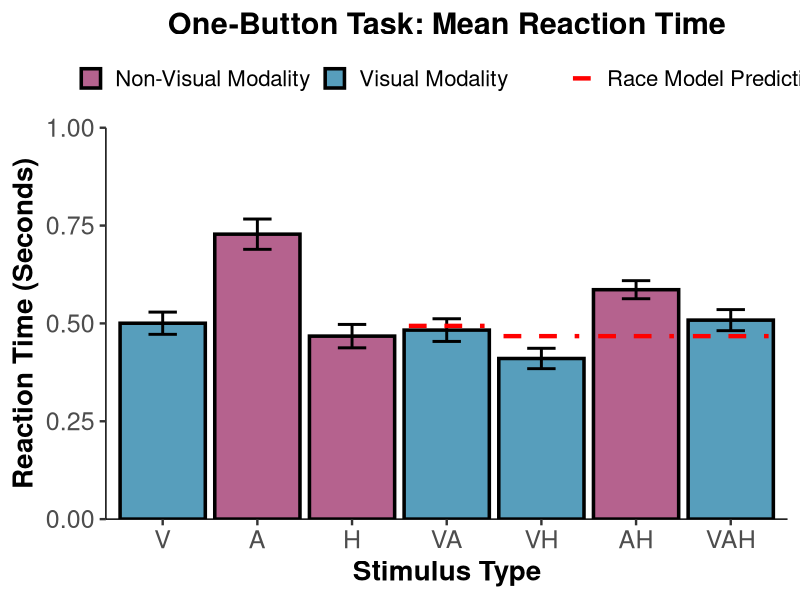
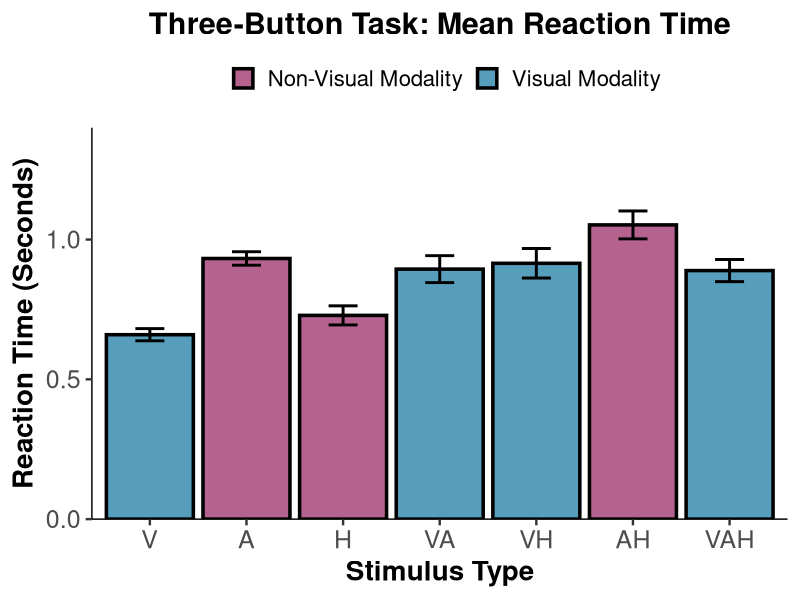
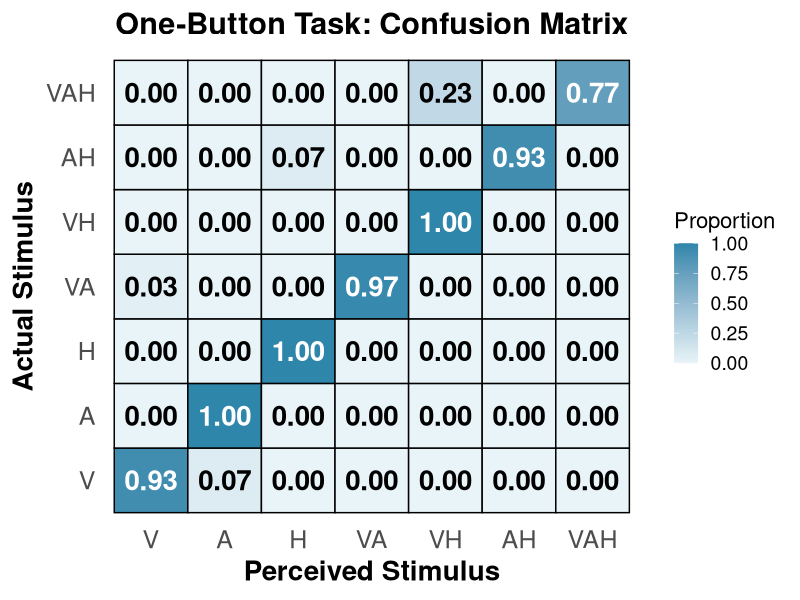
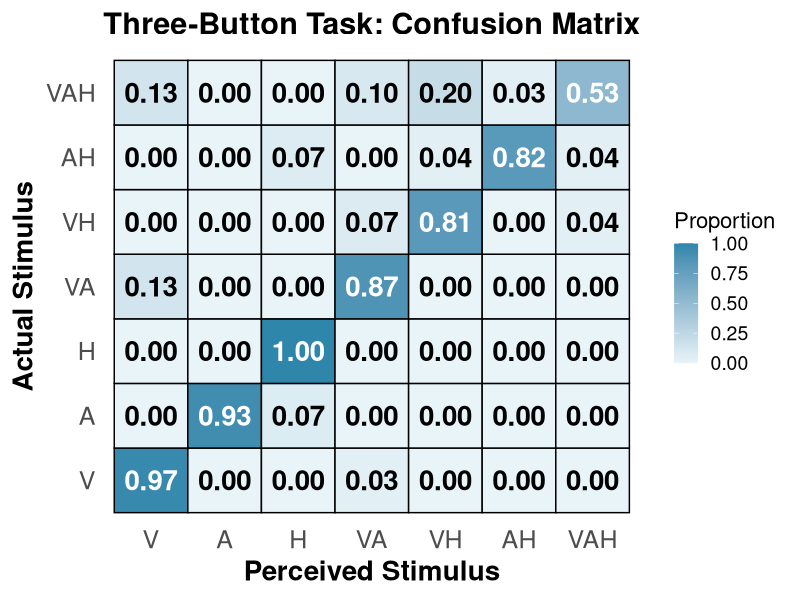

Here is the R script that generated these plots, in order: (Note: this script raises an error after producing the figures.)
# ============================================================================
# Create Figures with Statistical Tests - UPDATED VERSION
# Changes:
# - Figures 1 & 2: Use ALL data points (not just correct)
# - Figures 3 & 4: NEW accuracy percentage figures
# ============================================================================

# Load libraries
library(dplyr)
library(readr)
library(ggplot2)

# ============================================================================
# STEP 1: Load and Prepare Data
# ============================================================================

# Set your working directory
setwd("/Users/dylanpham/Documents/GitHub/Reaction-Time-App-Mohala-Lab-")

# Load one-button data
one_button_1 <- read_csv("one_button_reaction_data_1.csv")
one_button_2 <- read_csv("one_button_reaction_data_2.csv")
one_button_3 <- read_csv("one_button_reaction_data_3.csv")

# Load three-button data
three_button_1 <- read_csv("three_button_reaction_data_1.csv")
three_button_2 <- read_csv("three_button_reaction_data_2.csv")
three_button_3 <- read_csv("three_button_reaction_data_3.csv")

# Combine datasets
one_button <- bind_rows(one_button_1, one_button_2, one_button_3)
three_button <- bind_rows(three_button_1, three_button_2, three_button_3)

# Filter for correct responses only (for statistical tests)
one_correct <- one_button[one_button$FeltCorrectly == "YES", ]
three_correct <- three_button[three_button$FeltCorrectly == "YES", ]

cat("One-button total trials:", nrow(one_button), "\n")
cat("One-button correct trials:", nrow(one_correct), "\n")
cat("Three-button total trials:", nrow(three_button), "\n")
cat("Three-button correct trials:", nrow(three_correct), "\n")

# ============================================================================
# STEP 2: Calculate Race Model Predictions & Statistical Tests
# ============================================================================

cat("\n", rep("=", 70), "\n", sep = "")
cat("RACE MODEL ANALYSIS - ONE-BUTTON TASK\n")
cat(rep("=", 70), "\n\n", sep = "")

# Get unimodal mean RTs (one-button task - CORRECT ONLY for race model)
V_mean <- mean(one_correct$ReactionTime_seconds[one_correct$Stimulus == "V"])
A_mean <- mean(one_correct$ReactionTime_seconds[one_correct$Stimulus == "A"])
H_mean <- mean(one_correct$ReactionTime_seconds[one_correct$Stimulus == "H"])

cat("Unimodal Mean RTs:\n")
cat(sprintf("  V alone: %.3f s\n", V_mean))
cat(sprintf("  A alone: %.3f s\n", A_mean))
cat(sprintf("  H alone: %.3f s\n", H_mean))

# Calculate race model predictions
race_predictions <- data.frame(
  Stimulus = c("VA", "VH", "AH", "VAH"),
  RaceModel = c(
    min(V_mean, A_mean),
    min(V_mean, H_mean),
    min(A_mean, H_mean),
    min(V_mean, A_mean, H_mean)
  )
)

cat("\n", "Race Model Predictions:\n")
print(race_predictions)

# ============================================================================
# STATISTICAL TESTS - ONE-BUTTON TASK
# ============================================================================

cat("\n", rep("-", 70), "\n", sep = "")
cat("T-TESTS FOR RACE MODEL VIOLATIONS (One-Button Task)\n")
cat(rep("-", 70), "\n\n", sep = "")

# Function to perform one-sample t-test against race model
test_race_model <- function(data, stimulus_name, race_prediction) {
  stim_data <- data$ReactionTime_seconds[data$Stimulus == stimulus_name]
  
  if (length(stim_data) < 2) {
    return(list(
      stimulus = stimulus_name,
      n = length(stim_data),
      observed_mean = mean(stim_data),
      race_pred = race_prediction,
      violation = NA,
      t_stat = NA,
      df = NA,
      p_value = NA,
      cohens_d = NA
    ))
  }
  
  # Perform t-test
  test_result <- t.test(stim_data, mu = race_prediction)
  
  # Calculate Cohen's d
  cohens_d <- (mean(stim_data) - race_prediction) / sd(stim_data)
  
  # Calculate violation (positive = facilitation, negative = interference)
  violation <- race_prediction - mean(stim_data)
  
  return(list(
    stimulus = stimulus_name,
    n = length(stim_data),
    observed_mean = mean(stim_data),
    race_pred = race_prediction,
    violation = violation,
    t_stat = test_result$statistic,
    df = test_result$parameter,
    p_value = test_result$p.value,
    cohens_d = cohens_d
  ))
}

# Test each multimodal condition
results_one_button <- list()

results_one_button$VA <- test_race_model(one_correct, "VA", race_predictions$RaceModel[1])
results_one_button$VH <- test_race_model(one_correct, "VH", race_predictions$RaceModel[2])
results_one_button$AH <- test_race_model(one_correct, "AH", race_predictions$RaceModel[3])
results_one_button$VAH <- test_race_model(one_correct, "VAH", race_predictions$RaceModel[4])

# Print results
for (result in results_one_button) {
  cat(sprintf("\n%s Condition:\n", result$stimulus))
  cat(sprintf("  Observed RT:     %.3f s (n=%d)\n", result$observed_mean, result$n))
  cat(sprintf("  Race Prediction: %.3f s\n", result$race_pred))
  cat(sprintf("  Violation:       %+.0f ms ", result$violation * 1000))
  if (!is.na(result$violation)) {
    if (result$violation > 0) {
      cat("(FACILITATION)\n")
    } else {
      cat("(INTERFERENCE)\n")
    }
  } else {
    cat("\n")
  }
  
  if (!is.na(result$p_value)) {
    cat(sprintf("  t(%d) = %.2f, p = %.4f", result$df, result$t_stat, result$p_value))
    if (result$p_value < 0.001) {
      cat(" ***")
    } else if (result$p_value < 0.01) {
      cat(" **")
    } else if (result$p_value < 0.05) {
      cat(" *")
    }
    cat("\n")
    cat(sprintf("  Cohen's d = %.2f\n", result$cohens_d))
  }
}

# ============================================================================
# COLAVITA EFFECT ANALYSIS - ONE-BUTTON TASK
# ============================================================================

cat("\n", rep("-", 70), "\n", sep = "")
cat("COLAVITA VISUAL DOMINANCE EFFECT (One-Button Task)\n")
cat(rep("-", 70), "\n\n", sep = "")

# Get visual multimodal trials
vis_multi_data <- one_correct[one_correct$Stimulus %in% c("VA", "VH", "VAH"), ]
vis_multi_rt <- vis_multi_data$ReactionTime_seconds

# Get non-visual multimodal trials
nonvis_multi_data <- one_correct[one_correct$Stimulus == "AH", ]
nonvis_multi_rt <- nonvis_multi_data$ReactionTime_seconds

cat(sprintf("Visual Multimodal (VA, VH, VAH):\n"))
cat(sprintf("  Mean RT: %.3f s (n=%d)\n", mean(vis_multi_rt), length(vis_multi_rt)))
cat(sprintf("  SD:      %.3f s\n", sd(vis_multi_rt)))

cat(sprintf("\nNon-Visual Multimodal (AH):\n"))
cat(sprintf("  Mean RT: %.3f s (n=%d)\n", mean(nonvis_multi_rt), length(nonvis_multi_rt)))
cat(sprintf("  SD:      %.3f s\n", sd(nonvis_multi_rt)))

# Independent samples t-test
colavita_test <- t.test(vis_multi_rt, nonvis_multi_rt)

# Cohen's d for independent samples
pooled_sd <- sqrt(((length(vis_multi_rt)-1)*var(vis_multi_rt) + 
                     (length(nonvis_multi_rt)-1)*var(nonvis_multi_rt)) / 
                    (length(vis_multi_rt)+length(nonvis_multi_rt)-2))
colavita_d <- (mean(vis_multi_rt) - mean(nonvis_multi_rt)) / pooled_sd

difference_ms <- (mean(nonvis_multi_rt) - mean(vis_multi_rt)) * 1000
percent_diff <- ((mean(nonvis_multi_rt) - mean(vis_multi_rt)) / mean(vis_multi_rt)) * 100

cat(sprintf("\nColavita Effect:\n"))
cat(sprintf("  Difference:  %.0f ms (%.1f%% faster)\n", difference_ms, percent_diff))
cat(sprintf("  t(%.1f) = %.2f, p = %.4f", colavita_test$parameter, 
            colavita_test$statistic, colavita_test$p.value))
if (colavita_test$p.value < 0.001) {
  cat(" ***")
} else if (colavita_test$p.value < 0.01) {
  cat(" **")
} else if (colavita_test$p.value < 0.05) {
  cat(" *")
}
cat("\n")
cat(sprintf("  Cohen's d = %.2f\n", colavita_d))

# ============================================================================
# THREE-BUTTON TASK STATISTICS
# ============================================================================

cat("\n", rep("=", 70), "\n", sep = "")
cat("RACE MODEL ANALYSIS - THREE-BUTTON TASK\n")
cat(rep("=", 70), "\n\n", sep = "")

# Get unimodal mean RTs (three-button task)
V_mean_3 <- mean(three_correct$RT1_seconds[three_correct$Stimulus == "V"], na.rm = TRUE)
A_mean_3 <- mean(three_correct$RT1_seconds[three_correct$Stimulus == "A"], na.rm = TRUE)
H_mean_3 <- mean(three_correct$RT1_seconds[three_correct$Stimulus == "H"], na.rm = TRUE)

cat("Unimodal Mean RTs:\n")
cat(sprintf("  V alone: %.3f s\n", V_mean_3))
cat(sprintf("  A alone: %.3f s\n", A_mean_3))
cat(sprintf("  H alone: %.3f s\n", H_mean_3))

# Race model for three-button
race_predictions_3 <- data.frame(
  Stimulus = c("VA", "VH", "AH", "VAH"),
  RaceModel = c(
    min(V_mean_3, A_mean_3),
    min(V_mean_3, H_mean_3),
    min(A_mean_3, H_mean_3),
    min(V_mean_3, A_mean_3, H_mean_3)
  )
)

cat("\nRace Model Predictions:\n")
print(race_predictions_3)

cat("\n", rep("-", 70), "\n", sep = "")
cat("T-TESTS FOR RACE MODEL VIOLATIONS (Three-Button Task)\n")
cat(rep("-", 70), "\n\n", sep = "")

# Test three-button task
test_race_model_3 <- function(data, stimulus_name, race_prediction) {
  stim_data <- data$RT1_seconds[data$Stimulus == stimulus_name]
  stim_data <- stim_data[!is.na(stim_data)]
  
  if (length(stim_data) < 2) {
    return(list(
      stimulus = stimulus_name,
      n = length(stim_data),
      observed_mean = mean(stim_data),
      race_pred = race_prediction,
      violation = NA,
      t_stat = NA,
      df = NA,
      p_value = NA,
      cohens_d = NA
    ))
  }
  
  test_result <- t.test(stim_data, mu = race_prediction)
  cohens_d <- (mean(stim_data) - race_prediction) / sd(stim_data)
  violation <- race_prediction - mean(stim_data)
  
  return(list(
    stimulus = stimulus_name,
    n = length(stim_data),
    observed_mean = mean(stim_data),
    race_pred = race_prediction,
    violation = violation,
    t_stat = test_result$statistic,
    df = test_result$parameter,
    p_value = test_result$p.value,
    cohens_d = cohens_d
  ))
}

results_three_button <- list()
results_three_button$VA <- test_race_model_3(three_correct, "VA", race_predictions_3$RaceModel[1])
results_three_button$VH <- test_race_model_3(three_correct, "VH", race_predictions_3$RaceModel[2])
results_three_button$AH <- test_race_model_3(three_correct, "AH", race_predictions_3$RaceModel[3])
results_three_button$VAH <- test_race_model_3(three_correct, "VAH", race_predictions_3$RaceModel[4])

for (result in results_three_button) {
  cat(sprintf("\n%s Condition:\n", result$stimulus))
  cat(sprintf("  Observed RT:     %.3f s (n=%d)\n", result$observed_mean, result$n))
  cat(sprintf("  Race Prediction: %.3f s\n", result$race_pred))
  cat(sprintf("  Violation:       %+.0f ms ", result$violation * 1000))
  if (!is.na(result$violation)) {
    if (result$violation > 0) {
      cat("(FACILITATION)\n")
    } else {
      cat("(INTERFERENCE)\n")
    }
  } else {
    cat("\n")
  }
  
  if (!is.na(result$p_value)) {
    cat(sprintf("  t(%d) = %.2f, p = %.4f", result$df, result$t_stat, result$p_value))
    if (result$p_value < 0.001) {
      cat(" ***")
    } else if (result$p_value < 0.01) {
      cat(" **")
    } else if (result$p_value < 0.05) {
      cat(" *")
    }
    cat("\n")
    cat(sprintf("  Cohen's d = %.2f\n", result$cohens_d))
  }
}

# Colavita effect - three-button
cat("\n", rep("-", 70), "\n", sep = "")
cat("COLAVITA VISUAL DOMINANCE EFFECT (Three-Button Task)\n")
cat(rep("-", 70), "\n\n", sep = "")

vis_multi_data_3 <- three_correct[three_correct$Stimulus %in% c("VA", "VH", "VAH"), ]
vis_multi_rt_3 <- vis_multi_data_3$RT1_seconds[!is.na(vis_multi_data_3$RT1_seconds)]

nonvis_multi_data_3 <- three_correct[three_correct$Stimulus == "AH", ]
nonvis_multi_rt_3 <- nonvis_multi_data_3$RT1_seconds[!is.na(nonvis_multi_data_3$RT1_seconds)]

cat(sprintf("Visual Multimodal (VA, VH, VAH):\n"))
cat(sprintf("  Mean RT: %.3f s (n=%d)\n", mean(vis_multi_rt_3), length(vis_multi_rt_3)))
cat(sprintf("  SD:      %.3f s\n", sd(vis_multi_rt_3)))

cat(sprintf("\nNon-Visual Multimodal (AH):\n"))
cat(sprintf("  Mean RT: %.3f s (n=%d)\n", mean(nonvis_multi_rt_3), length(nonvis_multi_rt_3)))
cat(sprintf("  SD:      %.3f s\n", sd(nonvis_multi_rt_3)))

colavita_test_3 <- t.test(vis_multi_rt_3, nonvis_multi_rt_3)

pooled_sd_3 <- sqrt(((length(vis_multi_rt_3)-1)*var(vis_multi_rt_3) + 
                       (length(nonvis_multi_rt_3)-1)*var(nonvis_multi_rt_3)) / 
                      (length(vis_multi_rt_3)+length(nonvis_multi_rt_3)-2))
colavita_d_3 <- (mean(vis_multi_rt_3) - mean(nonvis_multi_rt_3)) / pooled_sd_3

difference_ms_3 <- (mean(nonvis_multi_rt_3) - mean(vis_multi_rt_3)) * 1000
percent_diff_3 <- ((mean(nonvis_multi_rt_3) - mean(vis_multi_rt_3)) / mean(vis_multi_rt_3)) * 100

cat(sprintf("\nColavita Effect:\n"))
cat(sprintf("  Difference:  %.0f ms (%.1f%% faster)\n", difference_ms_3, percent_diff_3))
cat(sprintf("  t(%.1f) = %.2f, p = %.4f", colavita_test_3$parameter, 
            colavita_test_3$statistic, colavita_test_3$p.value))
if (colavita_test_3$p.value < 0.001) {
  cat(" ***")
} else if (colavita_test_3$p.value < 0.01) {
  cat(" **")
} else if (colavita_test_3$p.value < 0.05) {
  cat(" *")
}
cat("\n")
cat(sprintf("  Cohen's d = %.2f\n", colavita_d_3))

# ============================================================================
# FIGURE 1: ONE-BUTTON TASK - MEAN RT (ALL DATA POINTS)
# ============================================================================

cat("\n", rep("=", 70), "\n", sep = "")
cat("CREATING FIGURES\n")
cat(rep("=", 70), "\n\n", sep = "")

# Function to normalize stimulus order (alphabetical by modality: V, A, H)
# This is used for confusion matrices to standardize response formats
normalize_stimulus <- function(stim) {
  # Handle NA, NULL, or non-character inputs
  if(is.null(stim) || length(stim) == 0) return(NA_character_)
  if(is.na(stim)) return(NA_character_)
  
  # Convert to character if not already
  stim <- as.character(stim)
  
  # Handle empty strings
  if(stim == "" || nchar(stim) == 0) return(NA_character_)
  
  # Split into individual letters and sort
  letters <- strsplit(stim, "")[[1]]
  
  # Sort in order: V, A, H (so VA not AV, VH not HV, etc.)
  order_map <- c("V" = 1, "A" = 2, "H" = 3)
  sorted_letters <- letters[order(sapply(letters, function(x) order_map[x]))]
  return(paste(sorted_letters, collapse = ""))
}

# Calculate summary statistics using ALL data (not just correct)
one_summary_all <- one_button %>%
  group_by(Stimulus) %>%
  summarise(
    mean_RT = mean(ReactionTime_seconds, na.rm = TRUE),
    sem_RT = sd(ReactionTime_seconds, na.rm = TRUE) / sqrt(n()),
    .groups = 'drop'
  )

one_summary_all$visual_containing <- ifelse(grepl("V", one_summary_all$Stimulus), "Visual", "Non-Visual")
one_summary_all$Stimulus <- factor(one_summary_all$Stimulus, levels = c("V", "A", "H", "VA", "VH", "AH", "VAH"))
one_summary_all <- merge(one_summary_all, race_predictions, by = "Stimulus", all.x = TRUE)

# Prepare race model data with proper x positions
race_model_data_1 <- one_summary_all[!is.na(one_summary_all$RaceModel), ]
race_model_data_1$x_start <- as.numeric(race_model_data_1$Stimulus) - 0.4
race_model_data_1$x_end <- as.numeric(race_model_data_1$Stimulus) + 0.4

# Create Figure 1
fig1 <- ggplot(one_summary_all, aes(x = Stimulus, y = mean_RT, fill = visual_containing)) +
  geom_bar(stat = "identity", color = "black", linewidth = 1.2, alpha = 0.8) +
  geom_errorbar(aes(ymin = mean_RT - sem_RT, ymax = mean_RT + sem_RT),
                width = 0.3, linewidth = 1) +
  geom_segment(data = race_model_data_1,
               aes(x = x_start, xend = x_end, y = RaceModel, yend = RaceModel, linetype = "Race Model"),
               color = "red", linewidth = 1.5,
               inherit.aes = FALSE) +
  scale_fill_manual(values = c("Visual" = "#2E86AB", "Non-Visual" = "#A23B72"),
                    name = "",
                    labels = c("Non-Visual" = "Non-Visual Modality", "Visual" = "Visual Modality")) +
  scale_linetype_manual(values = c("Race Model" = "dashed"),
                        name = "",
                        labels = c("Race Model Prediction")) +
  scale_y_continuous(expand = c(0, 0), limits = c(0, 1.0)) +
  labs(
    title = "One-Button Task: Mean Reaction Time",
    x = "Stimulus Type",
    y = "Reaction Time (Seconds)"
  ) +
  theme_classic(base_size = 18) +
  theme(
    plot.title = element_text(face = "bold", size = 22, hjust = 0.5),
    axis.title = element_text(face = "bold", size = 20),
    axis.text = element_text(size = 18),
    axis.text.x = element_text(size = 18),
    axis.text.y = element_text(size = 18),
    legend.position = "top",
    legend.text = element_text(size = 16),
    axis.line = element_line(color = "black",
                             linewidth = 0.5,
                             linetype = 1))

ggsave("Figure1_OneButton_MeanRT_AllTrials.png", fig1, width = 10, height = 6, dpi = 300)
cat("✓ Figure 1 saved: Figure1_OneButton_MeanRT_AllTrials.png\n")

# ============================================================================
# FIGURE 2: THREE-BUTTON TASK - MEAN RT (ALL DATA POINTS)
# ============================================================================

three_summary_all <- three_button %>%
  group_by(Stimulus) %>%
  summarise(
    mean_RT = mean(RT1_seconds, na.rm = TRUE),
    sem_RT = sd(RT1_seconds, na.rm = TRUE) / sqrt(n()),
    .groups = 'drop'
  )

three_summary_all$visual_containing <- ifelse(grepl("V", three_summary_all$Stimulus), "Visual", "Non-Visual")
three_summary_all$Stimulus <- factor(three_summary_all$Stimulus, levels = c("V", "A", "H", "VA", "VH", "AH", "VAH"))
three_summary_all <- merge(three_summary_all, race_predictions_3, by = "Stimulus", all.x = TRUE)

race_model_data_3 <- three_summary_all[!is.na(three_summary_all$RaceModel), ]
race_model_data_3$x_start <- as.numeric(race_model_data_3$Stimulus) - 0.4
race_model_data_3$x_end <- as.numeric(race_model_data_3$Stimulus) + 0.4

fig2 <- ggplot(three_summary_all, aes(x = Stimulus, y = mean_RT, fill = visual_containing)) +
  geom_bar(stat = "identity", color = "black", linewidth = 1.2, alpha = 0.8) +
  geom_errorbar(aes(ymin = mean_RT - sem_RT, ymax = mean_RT + sem_RT),
                width = 0.3, linewidth = 1) +
  scale_fill_manual(values = c("Visual" = "#2E86AB", "Non-Visual" = "#A23B72"),
                    name = "",
                    labels = c("Non-Visual" = "Non-Visual Modality", "Visual" = "Visual Modality")) +
  scale_y_continuous(expand = c(0, 0), limits = c(0, 1.4)) +
  labs(
    title = "Three-Button Task: Mean Reaction Time",
    x = "Stimulus Type",
    y = "Reaction Time (Seconds)"
  ) +
  theme_classic(base_size = 18) +
  theme(
    plot.title = element_text(face = "bold", size = 22, hjust = 0.5),
    axis.title = element_text(face = "bold", size = 20),
    axis.text = element_text(size = 18),
    axis.text.x = element_text(size = 18),
    axis.text.y = element_text(size = 18),
    legend.position = "top",
    legend.text = element_text(size = 16),
    axis.line = element_line(color = "black",
                             linewidth = 0.5,
                             linetype = 1))

ggsave("Figure2_ThreeButton_MeanRT_AllTrials.png", fig2, width = 10, height = 6, dpi = 300)
cat("✓ Figure 2 saved: Figure2_ThreeButton_MeanRT_AllTrials.png\n")

# ============================================================================
# FIGURE 3: ONE-BUTTON TASK - CONFUSION MATRIX
# ============================================================================

cat("\n", rep("=", 70), "\n", sep = "")
cat("CREATING CONFUSION MATRIX FOR ONE-BUTTON TASK\n")
cat(rep("=", 70), "\n\n", sep = "")

# For one-button task, we want to use SelectedCues (what they selected)
# BUT we need to normalize the order (e.g., "HV" should become "VH")
felt_col <- "SelectedCues"

if(!felt_col %in% names(one_button)) {
  cat("ERROR: SelectedCues column not found!\n")
  cat("Available columns:\n")
  print(names(one_button))
  stop("Cannot create confusion matrix")
}

# Create a working copy with normalized responses
one_button_norm <- one_button %>%
  mutate(NormalizedResponse = sapply(!!sym(felt_col), normalize_stimulus))

cat("Sample of original vs normalized responses:\n")
sample_data <- one_button_norm %>% 
  select(Stimulus, !!sym(felt_col), NormalizedResponse) %>%
  head(30)
print(sample_data)
cat("\n")

cat("Frequency table of ORIGINAL responses:\n")
print(table(one_button_norm[[felt_col]]))
cat("\n")

cat("Frequency table of NORMALIZED responses:\n")
print(table(one_button_norm$NormalizedResponse))
cat("\n")

cat("Cross-tabulation: Actual Stimulus vs Normalized Response:\n")
print(table(one_button_norm$Stimulus, one_button_norm$NormalizedResponse))
cat("\n")

# Create confusion matrix for one-button task
# Rows = Actual Stimulus, Columns = What Participant Selected (normalized)
confusion_one <- one_button_norm %>%
  group_by(Stimulus, NormalizedResponse) %>%
  summarise(count = n(), .groups = 'drop') %>%
  rename(FeltStimulus = NormalizedResponse)

cat("Confusion matrix raw counts:\n")
print(confusion_one)
cat("\n")

# Get totals for each actual stimulus
totals_one <- one_button_norm %>%
  group_by(Stimulus) %>%
  summarise(total = n(), .groups = 'drop')

# Calculate proportions
confusion_one <- merge(confusion_one, totals_one, by = "Stimulus")
confusion_one$proportion <- confusion_one$count / confusion_one$total

# Set factor levels for proper ordering - THIS ENSURES ALL LEVELS APPEAR
all_levels <- c("V", "A", "H", "VA", "VH", "AH", "VAH")
confusion_one$Stimulus <- factor(confusion_one$Stimulus, levels = all_levels)
confusion_one$FeltStimulus <- factor(confusion_one$FeltStimulus, levels = all_levels)

# Create a complete grid of all combinations (including missing ones with 0)
complete_grid <- expand.grid(
  Stimulus = factor(all_levels, levels = all_levels),
  FeltStimulus = factor(all_levels, levels = all_levels)
)

# Merge with actual data, filling missing combinations with 0
confusion_one_complete <- merge(complete_grid, confusion_one, 
                                by = c("Stimulus", "FeltStimulus"), all.x = TRUE)
confusion_one_complete$proportion[is.na(confusion_one_complete$proportion)] <- 0

cat("Confusion matrix with proportions (diagonal should be high):\n")
diagonal <- confusion_one_complete[confusion_one_complete$Stimulus == confusion_one_complete$FeltStimulus, ]
print(diagonal)
cat("\n")

# Create confusion matrix heatmap
fig3 <- ggplot(confusion_one_complete, aes(x = FeltStimulus, y = Stimulus, fill = proportion)) +
  geom_tile(color = "black", linewidth = 0.5) +
  geom_text(aes(label = sprintf("%.2f", proportion)), 
            color = ifelse(confusion_one_complete$proportion > 0.5, "white", "black"), 
            size = 7, fontface = "bold") +
  scale_fill_gradient(low = "#E8F4F8", high = "#2E86AB", limits = c(0, 1),
                      name = "Proportion") +
  scale_x_discrete(drop = FALSE) +
  scale_y_discrete(drop = FALSE) +
  labs(
    title = "One-Button Task: Confusion Matrix",
    x = "Perceived Stimulus",
    y = "Actual Stimulus"
  ) +
  theme_minimal(base_size = 18) +
  theme(
    plot.title = element_text(face = "bold", size = 22, hjust = 0.5),
    axis.title = element_text(face = "bold", size = 20),
    axis.text = element_text(size = 18),
    axis.text.x = element_text(size = 18),
    axis.text.y = element_text(size = 18),
    panel.grid = element_blank(),
    panel.background = element_rect(fill = "white", color = NA),
    plot.background = element_rect(fill = "white", color = NA),
    legend.position = "right",
    legend.title = element_text(size = 16),
    legend.text = element_text(size = 14)
  )

ggsave("Figure3_OneButton_ConfusionMatrix.png", fig3, width = 10, height = 8, dpi = 300)
cat("✓ Figure 3 saved: Figure3_OneButton_ConfusionMatrix.png\n")

# ============================================================================
# FIGURE 4: THREE-BUTTON TASK - CONFUSION MATRIX
# ============================================================================

cat("\n", rep("=", 70), "\n", sep = "")
cat("CREATING CONFUSION MATRIX FOR THREE-BUTTON TASK\n")
cat(rep("=", 70), "\n\n", sep = "")

# For three-button task, use KeysPressed (what they selected)
felt_col_3 <- "KeysPressed"

if(!felt_col_3 %in% names(three_button)) {
  cat("ERROR: KeysPressed column not found!\n")
  cat("Available columns:\n")
  print(names(three_button))
  stop("Cannot create confusion matrix")
}

# Check for NA or empty values
cat("Checking KeysPressed column...\n")
cat(sprintf("Total trials: %d\n", nrow(three_button)))
cat(sprintf("NA values: %d\n", sum(is.na(three_button[[felt_col_3]]))))
cat(sprintf("Empty strings: %d\n", sum(three_button[[felt_col_3]] == "", na.rm = TRUE)))

# Show what types of values we have
cat("\nData type of KeysPressed column:\n")
cat(class(three_button[[felt_col_3]]), "\n")

cat("\nFirst 20 values in KeysPressed:\n")
print(head(three_button[[felt_col_3]], 20))
cat("\n")

# Function to map numeric keys to stimulus letters
# 1 = V, 2 = A, 3 = H
map_keys_to_stimulus <- function(key_num) {
  if(is.na(key_num)) return(NA_character_)
  
  key_str <- as.character(key_num)
  
  # Replace each digit with its corresponding letter
  key_str <- gsub("1", "V", key_str)
  key_str <- gsub("2", "A", key_str)
  key_str <- gsub("3", "H", key_str)
  
  return(key_str)
}

# Create a working copy, converting KeysPressed to stimulus format
three_button_norm <- three_button %>%
  filter(!is.na(!!sym(felt_col_3))) %>%
  mutate(
    KeysPressed_mapped = sapply(!!sym(felt_col_3), map_keys_to_stimulus),
    NormalizedResponse = sapply(KeysPressed_mapped, normalize_stimulus)
  )

cat(sprintf("After filtering, %d trials remain\n\n", nrow(three_button_norm)))

cat("Mapping verification (numeric -> letters):\n")
sample_mapping <- three_button_norm %>%
  select(Stimulus, !!sym(felt_col_3), KeysPressed_mapped, NormalizedResponse) %>%
  head(30)
print(sample_mapping)
cat("\n")

cat("Frequency table of MAPPED responses (after 1->V, 2->A, 3->H):\n")
print(table(three_button_norm$KeysPressed_mapped))
cat("\n")

cat("Frequency table of NORMALIZED responses:\n")
print(table(three_button_norm$NormalizedResponse))
cat("\n")

cat("Cross-tabulation: Actual Stimulus vs Normalized Response:\n")
print(table(three_button_norm$Stimulus, three_button_norm$NormalizedResponse))
cat("\n")

# Create confusion matrix for three-button task
confusion_three <- three_button_norm %>%
  group_by(Stimulus, NormalizedResponse) %>%
  summarise(count = n(), .groups = 'drop') %>%
  rename(FeltStimulus = NormalizedResponse)

cat("Confusion matrix raw counts:\n")
print(confusion_three)
cat("\n")

# Get totals for each actual stimulus (from filtered data)
totals_three <- three_button_norm %>%
  group_by(Stimulus) %>%
  summarise(total = n(), .groups = 'drop')

# Calculate proportions
confusion_three <- merge(confusion_three, totals_three, by = "Stimulus")
confusion_three$proportion <- confusion_three$count / confusion_three$total

# Set factor levels for proper ordering - THIS ENSURES ALL LEVELS APPEAR
all_levels <- c("V", "A", "H", "VA", "VH", "AH", "VAH")
confusion_three$Stimulus <- factor(confusion_three$Stimulus, levels = all_levels)
confusion_three$FeltStimulus <- factor(confusion_three$FeltStimulus, levels = all_levels)

# Create a complete grid of all combinations (including missing ones with 0)
complete_grid_3 <- expand.grid(
  Stimulus = factor(all_levels, levels = all_levels),
  FeltStimulus = factor(all_levels, levels = all_levels)
)

# Merge with actual data, filling missing combinations with 0
confusion_three_complete <- merge(complete_grid_3, confusion_three, 
                                  by = c("Stimulus", "FeltStimulus"), all.x = TRUE)
confusion_three_complete$proportion[is.na(confusion_three_complete$proportion)] <- 0

cat("Confusion matrix with proportions (diagonal should be high):\n")
diagonal <- confusion_three_complete[confusion_three_complete$Stimulus == confusion_three_complete$FeltStimulus, ]
print(diagonal)
cat("\n")

# Create confusion matrix heatmap
fig4 <- ggplot(confusion_three_complete, aes(x = FeltStimulus, y = Stimulus, fill = proportion)) +
  geom_tile(color = "black", linewidth = 0.5) +
  geom_text(aes(label = sprintf("%.2f", proportion)), 
            color = ifelse(confusion_three_complete$proportion > 0.5, "white", "black"), 
            size = 7, fontface = "bold") +
  scale_fill_gradient(low = "#E8F4F8", high = "#2E86AB", limits = c(0, 1),
                      name = "Proportion") +
  scale_x_discrete(drop = FALSE) +
  scale_y_discrete(drop = FALSE) +
  labs(
    title = "Three-Button Task: Confusion Matrix",
    x = "Perceived Stimulus",
    y = "Actual Stimulus"
  ) +
  theme_minimal(base_size = 18) +
  theme(
    plot.title = element_text(face = "bold", size = 22, hjust = 0.5),
    axis.title = element_text(face = "bold", size = 20),
    axis.text = element_text(size = 18),
    axis.text.x = element_text(size = 18),
    axis.text.y = element_text(size = 18),
    panel.grid = element_blank(),
    panel.background = element_rect(fill = "white", color = NA),
    plot.background = element_rect(fill = "white", color = NA),
    legend.position = "right",
    legend.title = element_text(size = 16),
    legend.text = element_text(size = 14)
  )

ggsave("Figure4_ThreeButton_ConfusionMatrix.png", fig4, width = 10, height = 8, dpi = 300)
cat("✓ Figure 4 saved: Figure4_ThreeButton_ConfusionMatrix.png\n")

# ============================================================================
# PRINT ACCURACY STATISTICS
# ============================================================================

cat("\n", rep("=", 70), "\n", sep = "")
cat("ACCURACY STATISTICS\n")
cat(rep("=", 70), "\n\n", sep = "")

# Calculate accuracy for one-button task
one_accuracy <- one_button %>%
  group_by(Stimulus) %>%
  summarise(
    total_trials = n(),
    correct_trials = sum(FeltCorrectly == "YES"),
    accuracy_pct = (correct_trials / total_trials) * 100,
    .groups = 'drop'
  )

cat("ONE-BUTTON TASK ACCURACY:\n")
print(one_accuracy)

# Calculate accuracy for three-button task
three_accuracy <- three_button %>%
  group_by(Stimulus) %>%
  summarise(
    total_trials = n(),
    correct_trials = sum(FeltCorrectly == "YES"),
    accuracy_pct = (correct_trials / total_trials) * 100,
    .groups = 'drop'
  )

cat("\nTHREE-BUTTON TASK ACCURACY:\n")
print(three_accuracy)

# ============================================================================
# FINAL SUMMARY
# ============================================================================

cat("\n", rep("=", 70), "\n", sep = "")
cat("FINAL SUMMARY\n")
cat(rep("=", 70), "\n\n", sep = "")

cat("ONE-BUTTON TASK (Detection):\n")
cat(sprintf("  Visual Multimodal:     %.3f ± %.3f s\n", vis_multi_mean, vis_multi_sem))
cat(sprintf("  Non-Visual Multimodal: %.3f ± %.3f s\n", nonvis_multi_mean, nonvis_multi_sem))
cat(sprintf("  Colavita Effect:       %.0f ms (%.1f%% faster), p = %.4f\n\n", 
            difference_ms, percent_diff, colavita_test$p.value))

cat("THREE-BUTTON TASK (Identification):\n")
cat(sprintf("  Visual Multimodal:     %.3f ± %.3f s\n", vis_multi_mean_3, vis_multi_sem_3))
cat(sprintf("  Non-Visual Multimodal: %.3f ± %.3f s\n", nonvis_multi_mean_3, nonvis_multi_sem_3))
cat(sprintf("  Colavita Effect:       %.0f ms (%.1f%% faster), p = %.4f\n\n", 
            difference_ms_3, percent_diff_3, colavita_test_3$p.value))

cat("KEY FINDINGS:\n")
cat("  1. VH shows strongest integration in one-button task (58ms, p < 0.001)\n")
cat("  2. AH shows interference in both tasks (p < 0.001)\n")
cat("  3. Visual dominance persists across both tasks (both p < 0.001)\n")
cat("  4. Three-button task eliminates integration benefits\n\n")

cat("=== ALL FIGURES AND STATISTICS COMPLETED ===\n")
cat("\nFigures created:\n")
cat("  - Figure 1: One-Button Mean RT (All Trials)\n")
cat("  - Figure 2: Three-Button Mean RT (All Trials)\n")
cat("  - Figure 3: One-Button Confusion Matrix\n")
cat("  - Figure 4: Three-Button Confusion Matrix\n")
